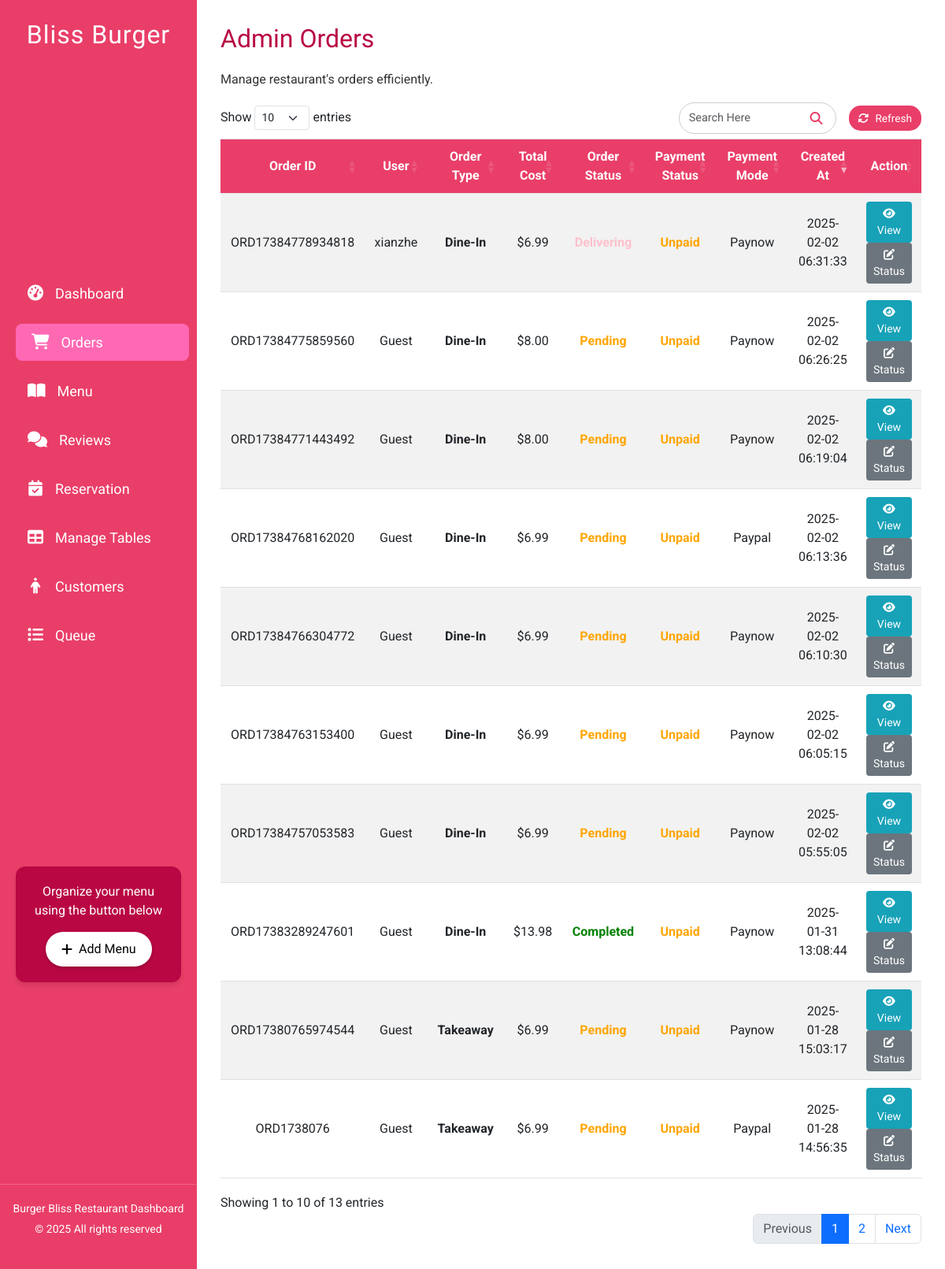
/php_admin/admin_orders.php, run on an earlier commit of the app's database.
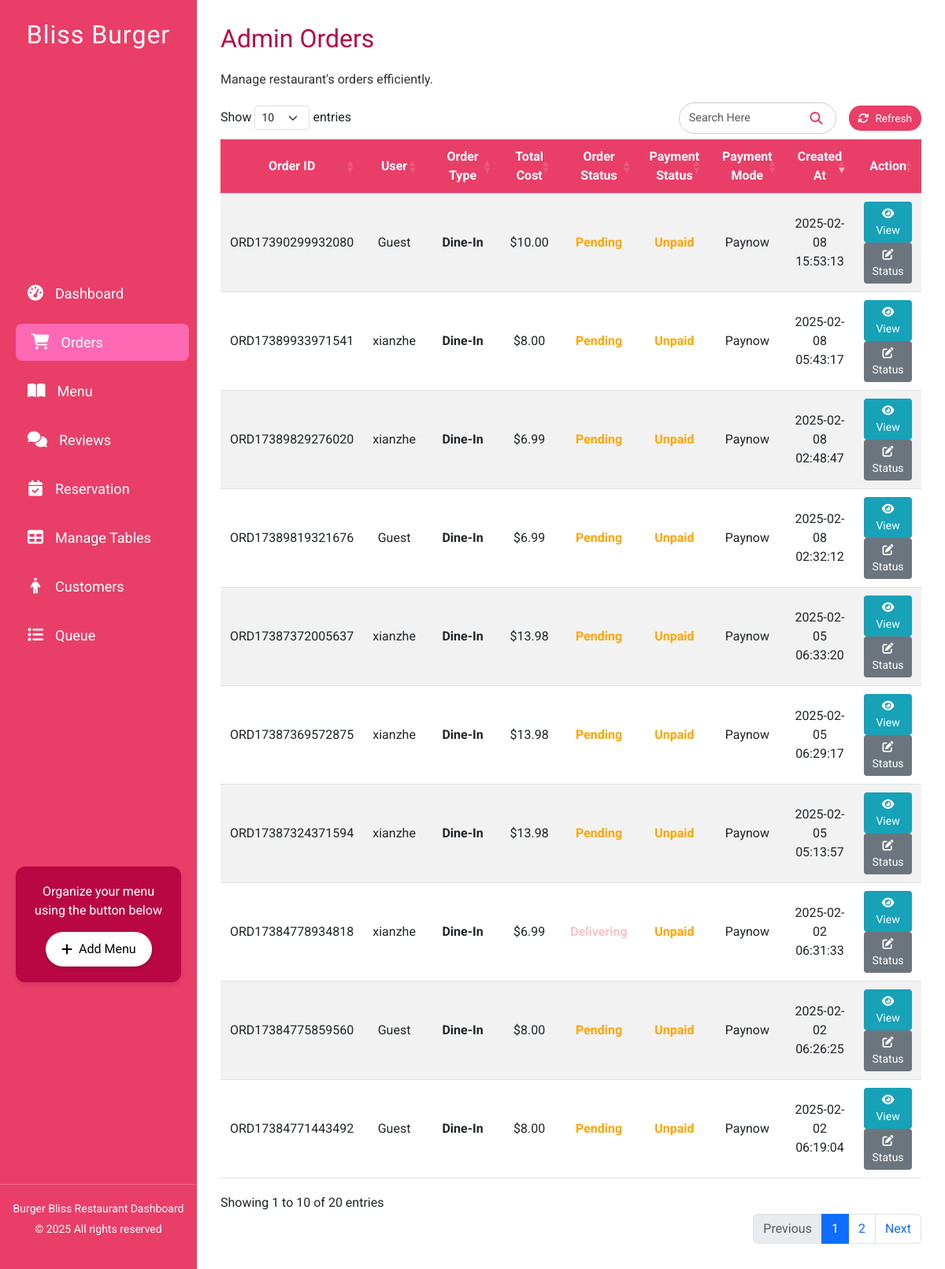
And on a later commit of the database.
### tables this page shows
CREATE TABLE `orders` (
  `id` int(11) NOT NULL,
  `order_id` varchar(25) DEFAULT NULL,
  `user_id` int(11) DEFAULT NULL,
  `payment_method` varchar(50) DEFAULT NULL,
  `order_type` enum('dine_in','takeaway') NOT NULL,
  `table_number` varchar(10) DEFAULT NULL,
  `address` varchar(255) DEFAULT NULL,
  `total_price` decimal(10,2) DEFAULT NULL,
  `created_at` timestamp NOT NULL DEFAULT current_timestamp(),
  `order_status` varchar(50) DEFAULT 'Pending',
  `payment_status` varchar(50) DEFAULT 'Unpaid'
);

CREATE TABLE `users` (
  `id` int(11) NOT NULL,
  `username` varchar(50) NOT NULL,
  `email` varchar(100) NOT NULL,
  `phone` int(12) DEFAULT NULL,
  `pass` varchar(255) NOT NULL,
  `points` int(11) NOT NULL,
  `created_at` datetime DEFAULT current_timestamp(),
  `profile_picture` varchar(255) NOT NULL
);

### php_admin/admin_orders.php (the view, shortened to what this page needs)
<?php
include 'db_connection.php';
$sql = "SELECT orders.*, users.username FROM orders LEFT JOIN users ON orders.user_id = users.id ORDER BY orders.created_at DESC";
$result = $conn->query($sql);
?>
<!DOCTYPE html>
<html lang="en">
<head>
    <link rel="stylesheet" href="https://cdnjs.cloudflare.com/ajax/libs/font-awesome/6.4.0/css/all.min.css"/>
    <link rel="stylesheet" href="../css/admin_orders.css">
    <link href="https://cdn.jsdelivr.net/npm/bootstrap@5.3.0/dist/css/bootstrap.min.css" rel="stylesheet">
    <link rel="stylesheet" href="https://cdn.datatables.net/1.13.5/css/dataTables.bootstrap5.min.css">
</head>
<body>
    <?php include "admin_navbar.php"?>
    <div class="main-content container-fluid">
        <h2>Admin Orders</h2>
        <p>Manage restaurant's orders efficiently.</p>
        <table id="ordersTable" class="order-table table table-striped table-bordered">
            <thead>
                <tr>
                    <th>Order ID</th>
                    <th>User</th>
                    <th>Order Type</th>
                    <th>Total Cost</th>
                    <th>Order Status</th>
                    <th>Payment Status</th>
                    <th>Payment Mode</th>
                    <th>Created At</th>
                    <th>Action</th>
                </tr>
            </thead>
            <tbody>
                <?php if ($result->num_rows > 0): ?>
                    <?php while($order = $result->fetch_assoc()): ?>
                        <tr>
                            <td><?php echo htmlspecialchars($order['order_id'] ?? ''); ?></td>
                            <td>
                                <?php
                                    echo !empty($order['username']) ? htmlspecialchars($order['username']) : 'Guest';
                                ?>
                            </td>
                            <td class="order-type"><?php echo ($order['order_type'] === 'takeaway') ? 'Takeaway' : 'Dine-In'; ?></td>
                            <td>$<?php echo number_format($order['total_price'] ?? 0, 2); ?></td>
                            <td>
                                <span class="<?php
                                    switch($order['order_status']) {
                                        case 'Pending':
                                            echo 'status-pending';
                                            break;
                                        case 'Delivering':
                                            echo 'status-delivering';
                                            break;
                                        case 'Completed':
                                            echo 'status-completed';
                                            break;
                                    }
                                ?>">
                                    <?php echo htmlspecialchars($order['order_status'] ?? ''); ?>
                                </span>
                            </td>
                            <td>
                                <span class="<?php
                                    switch($order['payment_status']) {
                                        case 'Paid':
                                            echo 'status-completed';
                                            break;
                                        case 'Unpaid':
                                            echo 'status-pending';
                                            break;
                                    }
                                ?>">
                                    <?php echo htmlspecialchars($order['payment_status'] ?? ''); ?>
                                </span>
                            </td>
                            <td><?php echo htmlspecialchars(ucfirst($order['payment_method'] ?? '')); ?></td>
                            <td><?php echo htmlspecialchars($order['created_at'] ?? ''); ?></td>
                            <td>
                            <a href="admin_order_details.php?order_id=<?php echo $order['id']; ?>" class="btn btn-view btn-sm">
                                <i class="fas fa-eye"></i> View
                            </a>
                                <button class="btn btn-status btn-sm change-status" data-order-id="<?php echo $order['id']; ?>">
                                    <i class="fas fa-edit"></i> Status
                                </button>
                            </td>
                        </tr>
                    <?php endwhile; ?>
                <?php else: ?>
                    <tr>
                        <td colspan="9" class="text-center">No orders found.</td>
                    </tr>
                <?php endif; ?>
            </tbody>
        </table>
    </div>
</body>
</html>

What changed in the data, as far as the page shows it:
no longer on this page (row unchanged): orders: order "ORD17384768162020", shows "Guest", order_type "Dine-In", total_price "6.99", order_status "Pending", payment_status "Unpaid", payment_method "Paypal", created_at "2025-02-02 06:13:36"
no longer on this page (row unchanged): orders: order "ORD17384766304772", shows "Guest", order_type "Dine-In", total_price "6.99", order_status "Pending", payment_status "Unpaid", payment_method "Paynow", created_at "2025-02-02 06:10:30"
no longer on this page (row unchanged): orders: order "ORD17384763153400", shows "Guest", order_type "Dine-In", total_price "6.99", order_status "Pending", payment_status "Unpaid", payment_method "Paynow", created_at "2025-02-02 06:05:15"
no longer on this page (row unchanged): orders: order "ORD17384757053583", shows "Guest", order_type "Dine-In", total_price "6.99", order_status "Pending", payment_status "Unpaid", payment_method "Paynow", created_at "2025-02-02 05:55:05"
no longer on this page (row unchanged): orders: order "ORD17383289247601", shows "Guest", order_type "Dine-In", total_price "13.98", order_status "Completed", payment_status "Unpaid", payment_method "Paynow", created_at "2025-01-31 13:08:44"
no longer on this page (row unchanged): orders: order "ORD17380765974544", shows "Guest", order_type "Takeaway", total_price "6.99", order_status "Pending", payment_status "Unpaid", payment_method "Paynow", created_at "2025-01-28 15:03:17"
no longer on this page (row unchanged): orders: order "ORD1738076", shows "Guest", order_type "Takeaway", total_price "6.99", order_status "Pending", payment_status "Unpaid", payment_method "Paypal", created_at "2025-01-28 14:56:35"
added orders: order "ORD17390299932080", shows "Guest", order_type "Dine-In", total_price "10.00", order_status "Pending", payment_status "Unpaid", payment_method "Paynow", created_at "2025-02-08 15:53:13"
added orders: order "ORD17389933971541", user.username "xianzhe", order_type "Dine-In", total_price "8.00", order_status "Pending", payment_status "Unpaid", payment_method "Paynow", created_at "2025-02-08 05:43:17"
added orders: order "ORD17389829276020", user.username "xianzhe", order_type "Dine-In", total_price "6.99", order_status "Pending", payment_status "Unpaid", payment_method "Paynow", created_at "2025-02-08 02:48:47"
added orders: order "ORD17389819321676", shows "Guest", order_type "Dine-In", total_price "6.99", order_status "Pending", payment_status "Unpaid", payment_method "Paynow", created_at "2025-02-08 02:32:12"
added orders: order "ORD17387372005637", user.username "xianzhe", order_type "Dine-In", total_price "13.98", order_status "Pending", payment_status "Unpaid", payment_method "Paynow", created_at "2025-02-05 06:33:20"
added orders: order "ORD17387369572875", user.username "xianzhe", order_type "Dine-In", total_price "13.98", order_status "Pending", payment_status "Unpaid", payment_method "Paynow", created_at "2025-02-05 06:29:17"
added orders: order "ORD17387324371594", user.username "xianzhe", order_type "Dine-In", total_price "13.98", order_status "Pending", payment_status "Unpaid", payment_method "Paynow", created_at "2025-02-05 05:13:57"
Also different on the page:
text written by a page script: "Show entries Refresh Showing 1 to 10 of 13 entries Previous 1 2 Next" → "Show entries Refresh Showing 1 to 10 of 20 entries Previous 1 2 Next"
